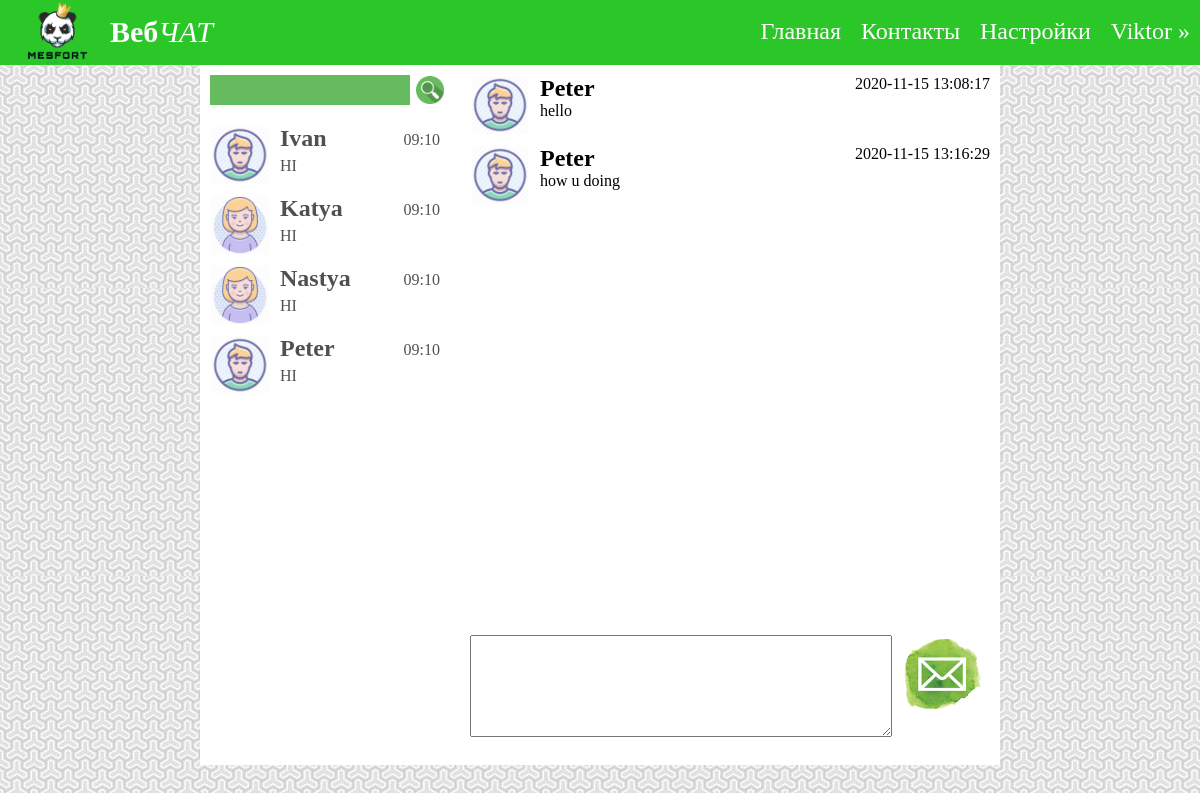
/chat.local/index.php?user=4 (signed in), run on the app's committed database.
### tables this page shows
CREATE TABLE `polzovateli` (
  `id` int(11) NOT NULL,
  `name` varchar(255) NOT NULL,
  `phone` varchar(20) NOT NULL,
  `email` varchar(100) NOT NULL,
  `photo` varchar(255) NOT NULL,
  `password` varchar(255) NOT NULL
);

CREATE TABLE `messages` (
  `id` int(11) NOT NULL,
  `text` text NOT NULL,
  `user_id` varchar(3) NOT NULL,
  `user_id_2` varchar(3) NOT NULL,
  `photo` varchar(255) NOT NULL,
  `name` varchar(20) NOT NULL,
  `time` datetime NOT NULL DEFAULT current_timestamp()
);

### chat.local/configs/nastroyki.php (called while the page is built, shortened)
<?php
if(isset($_COOKIE["user_id"])){
	$polzovatel_id = $_COOKIE["user_id"];
}
?>

### chat.local/modules/spisok.php (the view)
<?php
$sql = "SELECT * FROM polzovateli";
$result = mysqli_query($connect, $sql);
$col_polzovateley = mysqli_num_rows($result);
if(isset($_GET["poisk-text"])){
	$sql = "SELECT * FROM `polzovateli` WHERE `name` LIKE '%" . $_GET["poisk-text"] . "%'";
	$result = mysqli_query($connect, $sql);
	$col_polzovateley = mysqli_num_rows($result);
	?>
	<div id="spisok">
<ul>
			<?php
				$i = 0;
				if(isset($_COOKIE["user_id"])) {
					while($i < $col_polzovateley){
						$polzovatel = mysqli_fetch_assoc($result);
						if($_COOKIE["user_id"] != $polzovatel["id"]) {
						echo "<li>";
						echo "<a href='/index.php?user=" . $polzovatel["id"] . "'>";
							echo "<div class=\"avatar\">
									<img src='" . $polzovatel["photo"] ."'>
								</div>";
							echo "<h2>" . $polzovatel["name"] . "</h2>";
							echo "<p>HI</p>";
							echo "<div class=\"time\">09:10</div>";
					echo "</a>";
				echo "</li>";
				$i++;
				}else{
				$i++;
			}
		}
	}
		?>
	</ul>
</div>
<?php
}else{
?>
<div id="spisok">
<ul>
			<?php
				$i = 0;
				if(isset($_COOKIE["user_id"])) {
					while($i < $col_polzovateley){
						$polzovatel = mysqli_fetch_assoc($result);
						if($_COOKIE["user_id"] != $polzovatel["id"]) {
						echo "<li>";
						echo "<a href='/index.php?user=" . $polzovatel["id"] . "'>";
							echo "<div class=\"avatar\">
									<img src='" . $polzovatel["photo"] ."'>
								</div>";
							echo "<h2>" . $polzovatel["name"] . "</h2>";
							echo "<p>HI</p>";
							echo "<div class=\"time\">09:10</div>";
					echo "</a>";
				echo "</li>";
				$i++;
				}else{
				$i++;
			}
		}
	}
		?>
	</ul>
</div>
<?php
}?>

### chat.local/index.php (shortened to what this page needs)
<?php
include "configs/db.php";
include 'configs/nastroyki.php';
?>
<!DOCTYPE html>
<html>
<head>
	<link rel="stylesheet" type="text/css" href="style.css">
</head>
<body>
<?php
	include 'chasty_site/shapka.php'
?>
	<div id="content">
		<div id="users">
				<form action="index.php" method="GET" id="poisk">
				<input type="text" name="poisk-text">
				<button>
					<img src="images/SearchIcon.png">
				</button>
				</form>
		<?php
		include "modules/spisok.php";
		?>
		</div>
		<div id="soobshenia">
			<div id="spisok-soobsheniy">
				<?php
				include "modules/messages.php";
				?>
			</div>
			<?php
			if(isset($_GET["user"])){
			?>
			<form id="form" action="http://chat.local/add_soobshenie.php" method="POST">
				<textarea name="text"></textarea>
				<button type="submit" name="otpravka_sms"><img src="images/send.png"></button>
			</form>
			<?php
			}
			?>
		</div>
	</div>
</body>
</html>

### chat.local/chasty_site/shapka.php
<div id = "shapka">
	<div id = "logo">
		<img src = "/images/Mylogo.png"> <span><b>Веб</b><i>ЧАТ</i></span>
	</div>
	<div id = "menu">
		<a href="/">Главная</a>
		<a href="#" id="open-contact">Контакты</a>
		<a href="#" >Настройки</a>
		<?php
		if(isset($_COOKIE["user_id"])){
			$sql = "SELECT * FROM polzovateli WHERE id=" . $_COOKIE["user_id"];
			$result = mysqli_query($connect, $sql);
			$polzovatel = mysqli_fetch_assoc($result);
			?>
				<a href="vihod.php"><?php echo $polzovatel["name"]; ?>  &#187; </a>
			<?php
		}else{
		?>
		<a href="login.php">Войти</a>
		<?php
		}
		?>
	</div>
</div>

### chat.local/modules/messages.php
<ul>
	<?php
		if(isset($_GET["user"]) || isset($otpravleno_polzovatel_id)) {
			$user_id = null;
			if(isset($_GET["user"])) {
				$user_id = $_GET["user"];
			}else{
				$user_id = $otpravleno_polzovatel_id;
			}
		$sql = "SELECT * FROM messages " .
		" WHERE (user_id=" . $user_id .
			" AND user_id_2=" . $polzovatel_id . ") " .
			" OR (user_id=" . $polzovatel_id . " AND user_id_2=" . $user_id . ")";
		$result = mysqli_query($connect, $sql);
		$col_soobsheniy = mysqli_num_rows($result);
		$i = 0;
		while($i < $col_soobsheniy) {
					$sms = mysqli_fetch_assoc($result);
					?>
					<li>
						<div class="avatar">
									<img src="images/user.png">
								</div>
						<?php
							$sql = "SELECT name FROM polzovateli WHERE id=" . $sms["user_id_2"];
							$polzovatel = mysqli_query($connect, $sql);
							$polzovatel = mysqli_fetch_assoc($polzovatel);
							?>
						<h2><?php echo $polzovatel["name"];?></h2>
						<p><?php echo $sms["text"]; ?></p>
						<div class="time"><?php echo $sms["time"]; ?></div>
				</li>
				<?php
				$i++;
				}
				}
?>
</ul>

### chat.local/style.css (style rules this page uses)
html { height: 100%; }
body { margin: 0px; background-image: url(images/bg.jpg); height: 100%; }
#shapka { width: 100%; height: 65px; background: #2bc728; }
#logo { width: 115px; height: 100%; position: relative; float: left; }
#logo img { width: 100%; position: absolute; top: -22px; }
#logo span { font-size: 30px; position: absolute; top: 15px; left: 110px; color: white; }
#menu { float: right; height: 100%; }
#menu a { text-decoration: none; color: white; font-size: 24px; height: calc(100% - 18px); display: block; float: left; padding: 18px 10px 0px; }
#content { width: 800px; height: calc(100% - 100px); margin: 0 auto; background: white; }
#users { width: 260px; height: 100%; float: left; }
#poisk { height: 30px; padding: 10px; width: 100%; }
#poisk input { background: #66bb5e; border: none; height: 100%; margin: 0; float: left; width: calc(77% - 20px); outline: none; padding: 0px 10px; }
#poisk button { height: 30px; width: 40px; border: none; background: none; outline: none; cursor: pointer; }
#poisk img { height: 100%; width: 100%; }
#spisok { height: calc(100% - 50px); overflow-y: auto; }
#spisok ul { list-style: none; margin: 0; padding: 0; width: 100%; }
#spisok ul li { padding: 10px; position: relative; width: calc(100% - 20px); }
#spisok ul li a { text-decoration: none; color: #505050; }
#spisok ul .avatar { width: 60px; height: 60px; float: left; margin-right: 10px; }
#spisok ul .avatar img { width: 100%; height: 100%; }
#spisok ul li .time { position: absolute; top: 16px; right: 20px; }
#spisok h2, #spisok p { margin: 0; }
#spisok h2 { margin-bottom: 5px; }
#soobshenia { float: right; width: calc(800px - 260px); height: 100%; }
#spisok-soobsheniy { height: 80%; overflow-y: auto; }
#soobshenia ul { list-style: none; margin: 0; padding: 0; }
#soobshenia ul .avatar { width: 60px; height: 60px; float: left; margin-right: 10px; }
#soobshenia ul .avatar img { width: 100%; height: 100%; }
#soobshenia ul li { min-height: 50px; position: relative; padding: 10px; }
#soobshenia ul h2, #soobshenia ul p { margin: 0; }
#soobshenia ul .time { position: absolute; top: 10px; right: 10px; }
#form { height: calc(20% - 20px); padding: 10px; }
#form button { border: none; outline: none; background: none; width: 18%; height: 65%; cursor: pointer; float: right; }
#form textarea { width: 80%; height: 80%; }
#form button img { width: 100%; height: 100%; }

### data on the page
polzovateli: name "Viktor"
polzovateli: photo (placeholder picture), name "Ivan"
polzovateli: photo (picture), name "Katya"
polzovateli: photo (picture), name "Nastya"
polzovateli: photo (placeholder picture), name "Peter"
messages: polzovateli.name "Peter", text "hello", time "2020-11-15 13:08:17"
messages: polzovateli.name "Peter", text "how u doing", time "2020-11-15 13:16:29"
